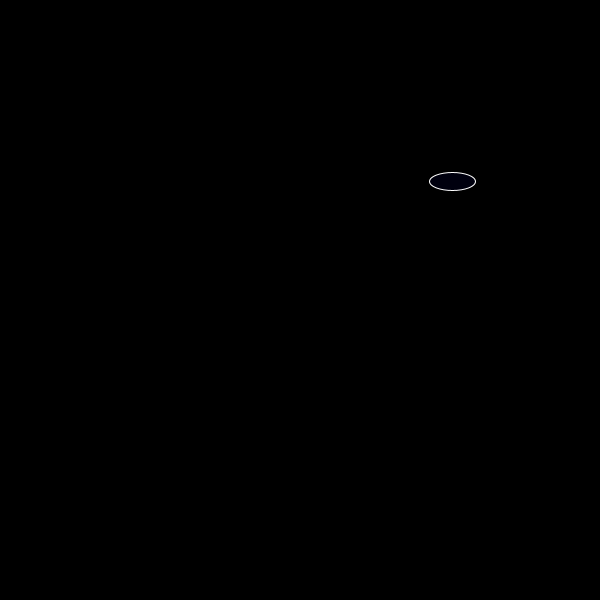
Frame 1 (no input)
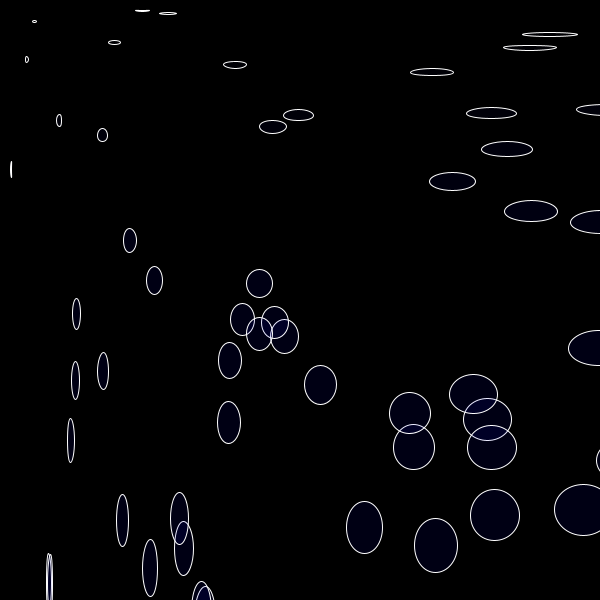
Frame 60 (the mouse pressed at the canvas centre just before this capture)
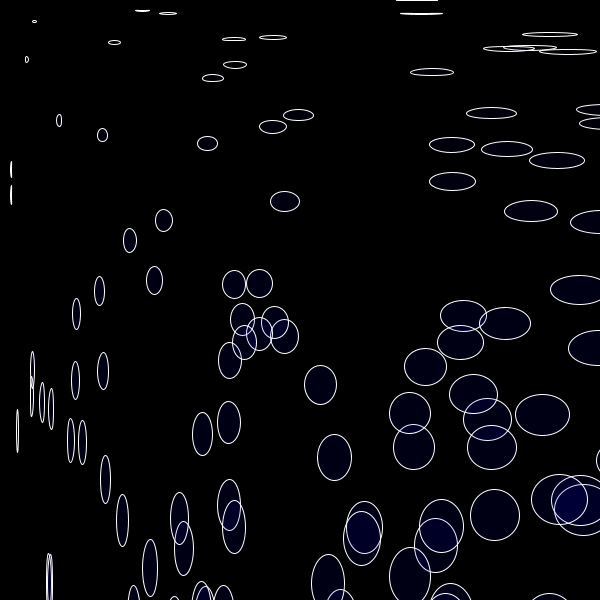
Frame 120 (the mouse held since frame 60 and released just before this capture)

The Processing sketch that drew these frames (run headless with seeded random() and noise(); from frame 60 on, the mouse is pressed at the canvas centre):

// Processing sketch: art_05_27_1
// ── art_05_27_1.pde
void setup(){
  frameRate(1000);
  size(600,600);
  background(0);
  stroke(255,255,255,255);
}

void draw(){
  float xLocation=random(700);
  float yLocation=random(700);
  //background(255);
  fill(0,0,yLocation,20);
  ellipse(xLocation,yLocation,xLocation/10,yLocation/10);
}
